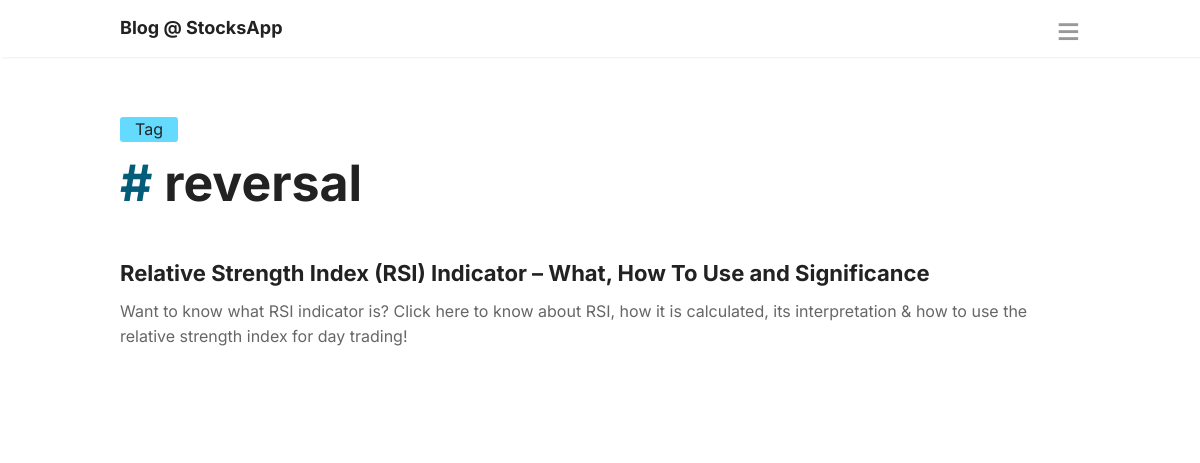
/blog/tag/reversal/, run on the app's committed database.
### blog/models.py (models this page shows, shortened)
class Tag(models.Model):
	title = models.CharField(max_length=255)
	slug = models.SlugField(default='')

class Post(models.Model):
	module = models.ForeignKey(Module, on_delete=models.CASCADE)
	title = models.CharField(max_length=512)
	content = models.TextField()
	description = models.TextField()
	feature_image = models.ImageField(upload_to='images/', default='images/rubber-10.png')
	slug = models.SlugField(default='')
	quote = models.CharField(max_length=1024, blank=True, null=True)
	upload_on = models.DateTimeField(auto_now_add=True)
	tags = models.ManyToManyField('Tag', blank=True)
	def get_absolute_url(self):
		return f"/blog/module/{self.module.slug}/post/{self.slug}/"

### blog/views.py (the view)
# urls.py: path('tag/<slug:tag_title>/', TagDetail.as_view()),
class TagDetail(View):
	def get(self, request, *args, **kwargs):
		tag = get_object_or_404(Tag, slug=kwargs['tag_title'])
		posts = Post.objects.filter(tags=tag).order_by('-upload_on')
		modules = Module.objects.all()
		return render(self.request, 'blog/tag_detail.html', {'posts':posts, 'modules':modules, 'tag':tag})

### templates/blog/tag_detail.html
{% extends 'blog/base.html' %} {% block body %}
<div id="content">
    <section class="single-module">
        <div class="row">
            <div class="twelve columns">
                <header>
                <span class="module-tag" style="background-color: #64daff;">
					Tag</span>
                    <h1 class="large"><span style="color: #035c78">#&nbsp;</span>{{tag.title.lower}}</h1>
                </header>
                <div class="chapter-list">
                    <ul class="noul">
                        {% for post in posts %}
                        <li class="item">
                            <h4 class="title"><a href="{{post.get_absolute_url}}">
									{{post.title}}</a>
                            </h4>
                            <div class="excerpt">
                                <p>{{post.description}}</p>
                            </div>
                        </li>
                        {% endfor %}
                    </ul>
                </div>
            </div>
        </div>
    </section>
</div>
{% endblock %}

### static/css/skeleton.css (style rules this page uses)
html { font-family: sans-serif; -ms-text-size-adjust: 100%; -webkit-text-size-adjust: 100%; }
body { margin: 0; }
article, aside, details, figcaption, figure, footer, header, hgroup, main, menu, nav, section, summary { display: block; }
a { background-color: transparent; }
h1 { font-size: 2em; margin: 0.67em 0; }
.column, .columns { width: 100%; float: left; box-sizing: border-box; }
@media (min-width: 550px) { .column, .columns { margin-left: 4%; } }
@media (min-width: 550px) { .column:first-child, .columns:first-child { margin-left: 0; } }
@media (min-width: 550px) { .twelve.columns { width: 100%; margin-left: 0; } }
html { font-size: 62.5%; }
body { font-size: 1.5em; line-height: 1.6; font-weight: 400; font-family: "Raleway", "HelveticaNeue", "Helvetica Neue", Helvetica, Arial, sans-serif; color: #222; }
h1, h2, h3, h4, h5, h6 { margin-top: 0; margin-bottom: 2rem; font-weight: 300; }
h1 { font-size: 4.0rem; line-height: 1.2; letter-spacing: -.1rem; }
h4 { font-size: 2.4rem; line-height: 1.35; letter-spacing: -.08rem; }
@media (min-width: 550px) { h1 { font-size: 5.0rem; } }
@media (min-width: 550px) { h4 { font-size: 3.0rem; } }
p { margin-top: 0; }
a { color: #1EAEDB; }
ul { list-style: circle inside; }
ol, ul { padding-left: 0; margin-top: 0; }
li { margin-bottom: 1rem; }
pre, blockquote, dl, figure, table, p, ul, ol, form { margin-bottom: 2.5rem; }
.container:after, .row:after, .u-cf { content: ""; display: table; clear: both; }

### static/css/style.css (style rules this page uses)
body { margin: 0; padding: 0; font-family: "Inter", sans-serif; font-weight: 400; color: #666; font-size: 16px; line-height: 1.6em; min-width: 320px; }
h1, h2, h3, h4, h5 { font-family: Inter, sans-serif; font-weight: 700; color: #222; letter-spacing: 0; }
h1 { font-size: 4rem; }
h1.large { font-size: 5rem; line-height: 6.2rem; }
h4 { font-size: 1.5rem; }
h4.title { font-size: 2.2rem; }
p { margin: 0 0 10px 0; }
section { margin-bottom: 45px; }
ul, ol { margin-bottom: 15px; }
ul li, ol li { margin-bottom: 5px; }
a { text-decoration: none; color: #222; }
.noul { margin: 0; padding: 0; list-style-type: none; }
.single-module header { margin-bottom: 45px; }
.single-module .chapter-list .item { margin-bottom: 20px; padding-bottom: 10px; }
.single-module .chapter-list .title { margin: 0 0 10px 0; }
.module-tag { border-radius: 3px; padding: 0 15px; display: inline-block; margin-bottom: 10px; color: #222; }

### data on the page
Tag: title "reversal"
Post: title "Relative Strength Index (RSI) Indicator – What, How To Use and Significance", description "Want to know what RSI indicator is? Click here to know about RSI, how it is calculated, its interpretation & how to use the relative strength index for day trading!"
